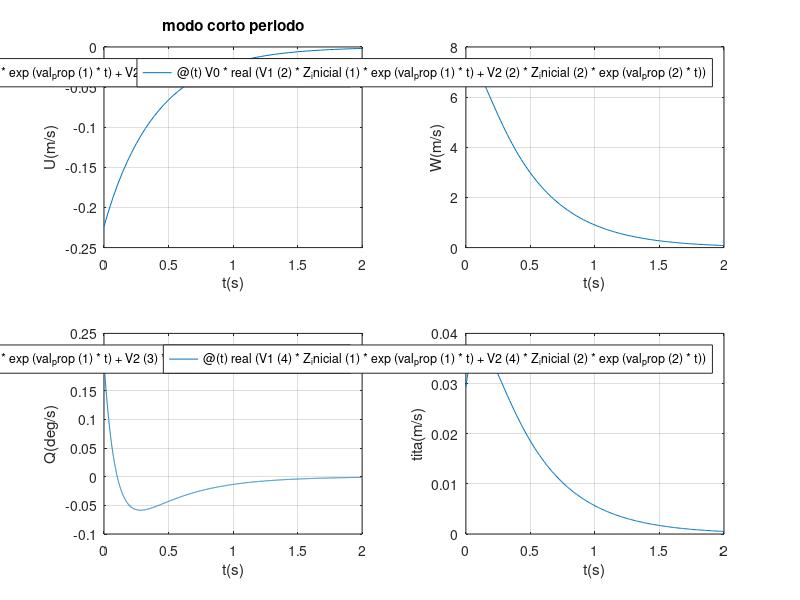
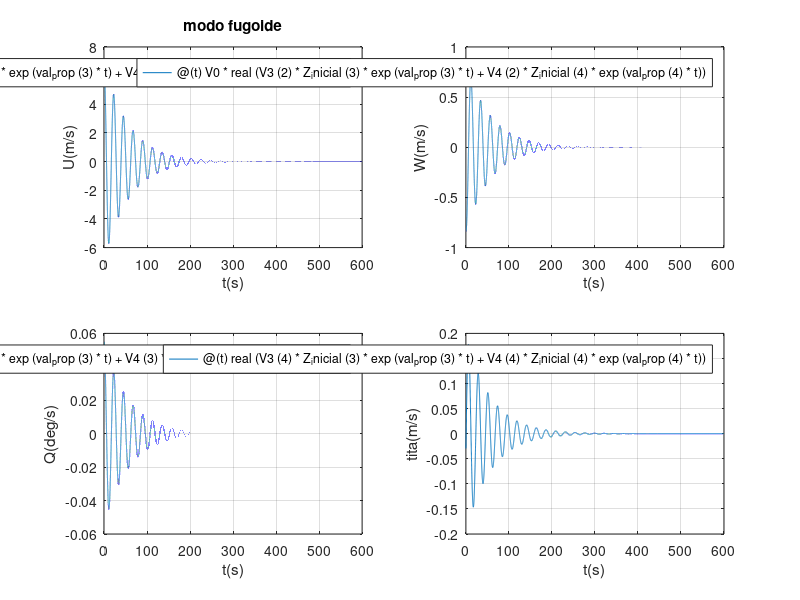

Write MATLAB code to recreate these figures, in order.
clear
clc
%datos
S=33.93;
Iy=18900;
mac=2.05;
m=5457;
g=9.81;
h=0;%m
rho=1.225*(1-22.557e-6*h)^4.256;
V0=67;
alpha=0;%ang incidencia en rad
tita_e=0;%ang planeo  en rad
M=V0/340;
W=m*g;
Sh=8.33;
a=5.837;%wf  aw=5.108
a1=5.73;
Xcg_mac=0.3;
Xca_mac=0.1401;
L_h=9.2;
lt=L_h-(Xcg_mac-Xca_mac)*mac;
grad_downwash=0.4;
Vol_cola=L_h*Sh/(mac*S);
Kn=0.2397;
CL=(2*W)/(rho*V0^2*S);
CD0=0.06335;
K1=-0.0283;
K2=0.04375;
CD=CD0+K1*CL+K2*CL^2;
dCD_dv=0;
dCm_dv=(4*Kn*W)/(rho*S*V0^3);
dT_dv=0;
dCD_dalpha=K1*a+2*K2*CL*a;
dCL_dv=(M^2*CL)/(1-M^2);

%calculo de las derivadas de estabilidad
Xu=-2*CD-V0*dCD_dv+(1/(0.5*rho*V0*S))*dT_dv;
Xw=CL-dCD_dalpha;
Xq=0;
Xdotw=0;
Zu=-2*CL-V0*dCL_dv;
Zw=-CD-a;
Zq=-Vol_cola*a1;
Zdotw=Zq*grad_downwash;
Mu=V0*dCm_dv;
Mw=-a*Kn;
Mq=Zq*lt/mac;
Mdotw=Mq*grad_downwash;


%parametros
mhu=m/(0.5*rho*S*mac);
sigma=m/(0.5*rho*V0*S);
iy=Iy/(m*mac^2);
%matrices
M=[1    -(Xdotw/mhu)   0      0;
    0  (1-Zdotw/mhu)   0      0;
    0  -(Mdotw/mhu) (iy/mhu)  0;
    0    0          0      1];
Aprima=[Xu   Xw   (Xq/mhu)   -(CL*cos(tita_e));
        Zu   Zw    1+Zq/mhu    -(CL*sin(tita_e));
        Mu   Mw   (Mq/mhu)        0;
        0    0      1             0];
A=inv(M)*Aprima;
[V,D]=eig(A);%calcula valores y vectores propios
%valores propios dim
val_prop=[D(1),D(6),D(11),D(16)]/sigma
%vectores propios
V1=V(:,1);
V2=V(:,2);
V3=V(:,3);
V4=V(:,4);
%condiciones iniciales
X_inicial=[0.1;0.1;1;0];
Z_inicial=inv(V)*X_inicial;

%modo corto periodo
U_sp=@(t) V0*real(V1(1)*Z_inicial(1)*exp(val_prop(1)*t)+V2(1)*Z_inicial(2)*exp(val_prop(2)*t));
subplot(2,2,1) 
fplot(U_sp,[0,2]);title('modo corto periodo');xlabel('t(s)'); ylabel('U(m/s)');grid on

W_sp=@(t) V0*real(V1(2)*Z_inicial(1)*exp(val_prop(1)*t)+V2(2)*Z_inicial(2)*exp(val_prop(2)*t));
subplot(2,2,2)
fplot(W_sp,[0,2]);xlabel('t(s)'); ylabel('W(m/s)');grid on

Q_sp=@(t) (1/sigma)*real(V1(3)*Z_inicial(1)*exp(val_prop(1)*t)+V2(3)*Z_inicial(2)*exp(val_prop(2)*t));
subplot(2,2,3)
fplot(Q_sp,[0,2]);xlabel('t(s)'); ylabel('Q(deg/s)');grid on

tita_sp=@(t) real(V1(4)*Z_inicial(1)*exp(val_prop(1)*t)+V2(4)*Z_inicial(2)*exp(val_prop(2)*t));
subplot(2,2,4)
fplot(tita_sp,[0,2]);xlabel('t(s)'); ylabel('tita(m/s)');grid on

amortiguamiento_sp=real(val_prop(1))
frecuencia_sp=imag(val_prop(1))


%modo fugoide
figure(2)
U_ph=@(t) V0*real(V3(1)*Z_inicial(3)*exp(val_prop(3)*t)+V4(1)*Z_inicial(4)*exp(val_prop(4)*t));
subplot(2,2,1)
fplot(U_ph,[0,600]);title('modo fugoide');xlabel('t(s)'); ylabel('U(m/s)');grid on

W_ph=@(t) V0*real(V3(2)*Z_inicial(3)*exp(val_prop(3)*t)+V4(2)*Z_inicial(4)*exp(val_prop(4)*t));
subplot(2,2,2)
fplot(W_ph,[0,600]);xlabel('t(s)'); ylabel('W(m/s)');grid on

Q_ph=@(t) (1/sigma)*real(V3(3)*Z_inicial(3)*exp(val_prop(3)*t)+V4(3)*Z_inicial(4)*exp(val_prop(4)*t));
subplot(2,2,3)
fplot(Q_ph,[0,600]);xlabel('t(s)'); ylabel('Q(deg/s)');grid on

tita_ph=@(t) real(V3(4)*Z_inicial(3)*exp(val_prop(3)*t)+V4(4)*Z_inicial(4)*exp(val_prop(4)*t));
subplot(2,2,4)
fplot(tita_ph,[0,600]);xlabel('t(s)'); ylabel('tita(m/s)');grid on

amortiguamiento_ph=real(val_prop(3))
frecuencia_ph=imag(val_prop(3))
